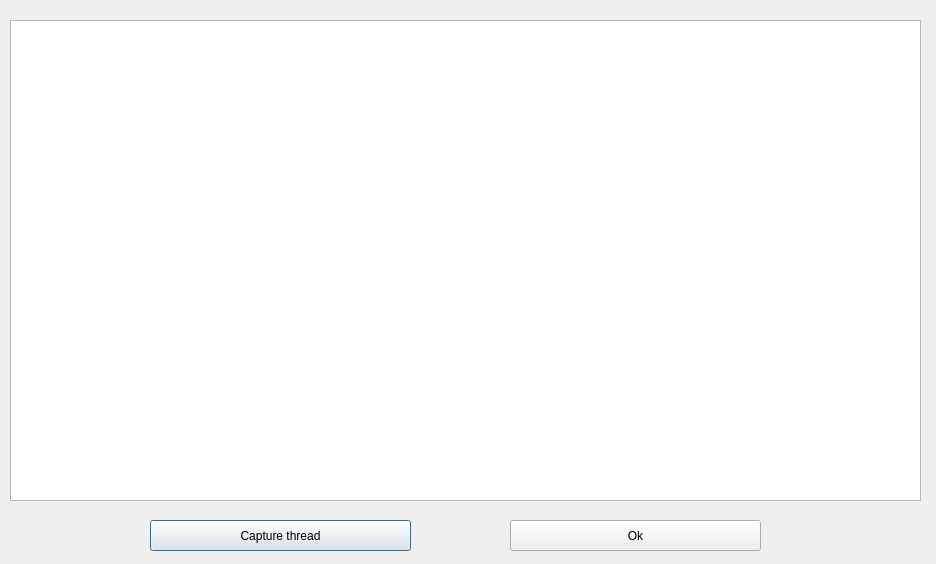
<?xml version="1.0" encoding="UTF-8"?>
<ui version="4.0">
 <class>Dialog_thread</class>
 <widget class="QDialog" name="dialog_capture">
  <property name="geometry">
   <rect>
    <x>0</x>
    <y>0</y>
    <width>936</width>
    <height>564</height>
   </rect>
  </property>
  <property name="windowTitle">
   <string>Dialog</string>
  </property>
  <widget class="QPushButton" name="pushButton_2">
   <property name="geometry">
    <rect>
     <x>150</x>
     <y>520</y>
     <width>261</width>
     <height>31</height>
    </rect>
   </property>
   <property name="text">
    <string>Capture thread</string>
   </property>
  </widget>
  <widget class="QPushButton" name="pushButton">
   <property name="geometry">
    <rect>
     <x>510</x>
     <y>520</y>
     <width>251</width>
     <height>31</height>
    </rect>
   </property>
   <property name="text">
    <string>Ok</string>
   </property>
  </widget>
  <widget class="QWidget" name="horizontalLayoutWidget">
   <property name="geometry">
    <rect>
     <x>10</x>
     <y>20</y>
     <width>911</width>
     <height>481</height>
    </rect>
   </property>
   <layout class="QHBoxLayout" name="horizontalLayout">
    <item>
     <widget class="QGraphicsView" name="graphicsView"/>
    </item>
   </layout>
  </widget>
 </widget>
 <resources/>
 <connections/>
</ui>
